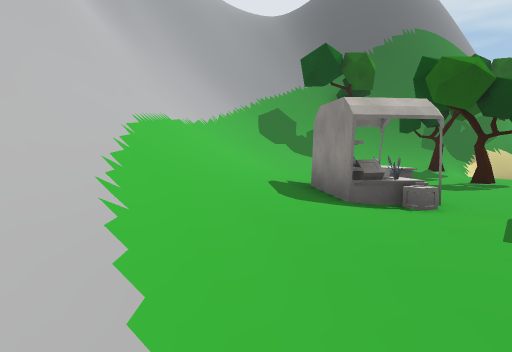
View 1 (above)

23 first-person views from a walk through a scene from a Unity 3-D project. The camera is 1.3 m above the floor, tilts 4° down and sees 70° across. The floor is counted in squares, 2 m on a side. Each view is taken from the middle of a square. On the plan, view 1 faces up. The plan holds only what a view shows up to about 11 squares ahead; the rest is blank. The place goes on beyond the plan. Some animated figures are left out. Some surface patterns are stand-ins.

View 2
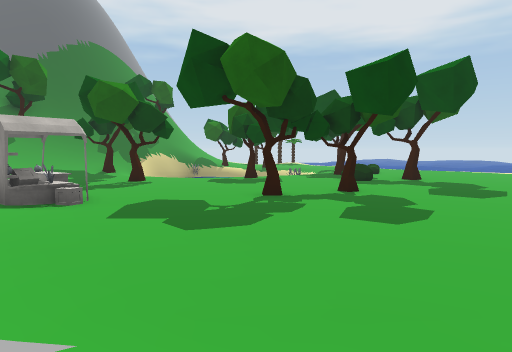

View 3
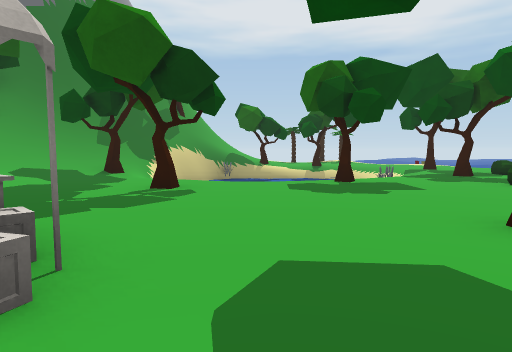

View 4
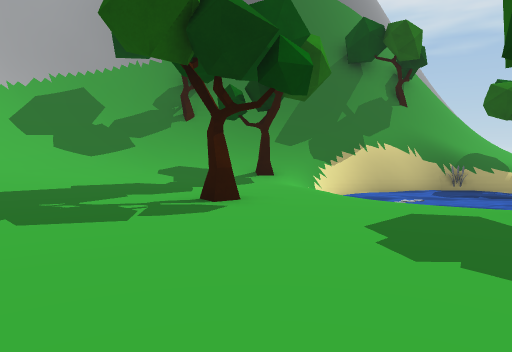

View 5
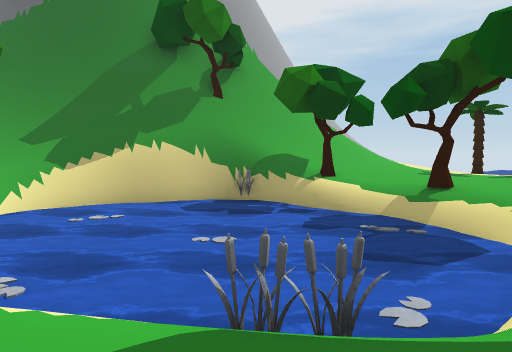

View 6
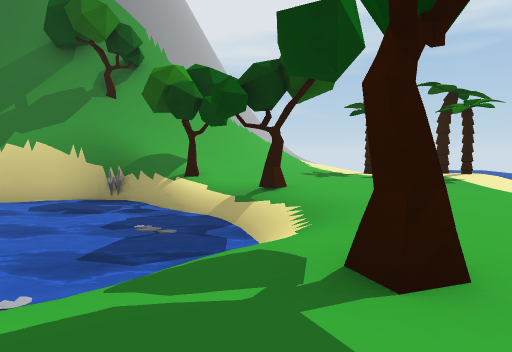

View 7
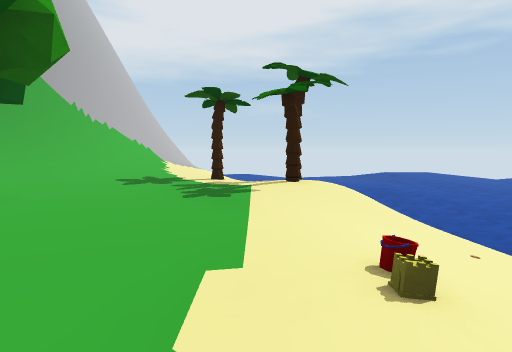

View 8
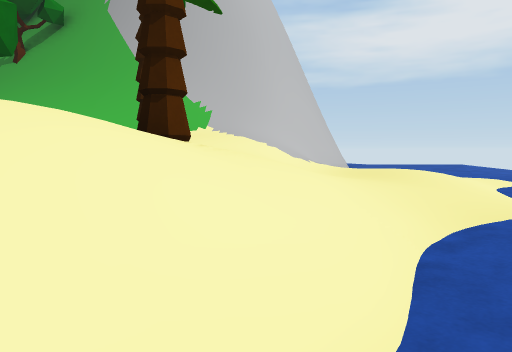

View 9
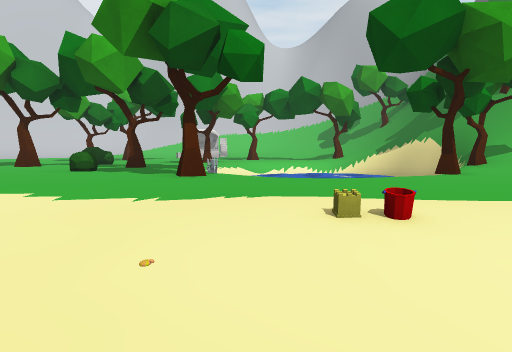

View 10
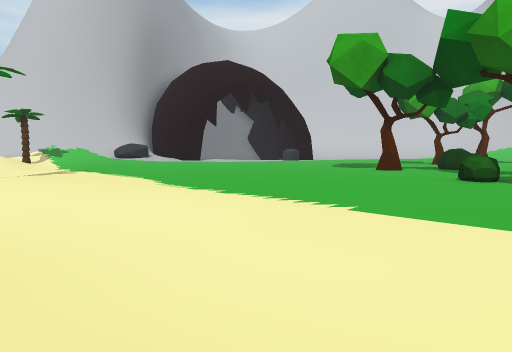

View 11
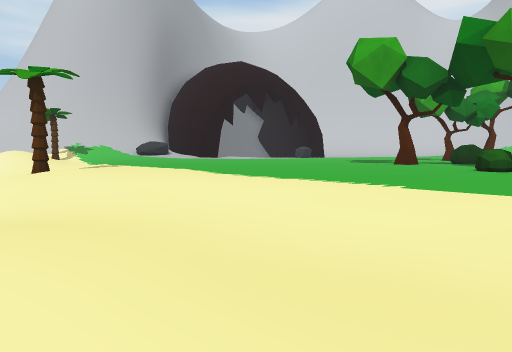

View 12
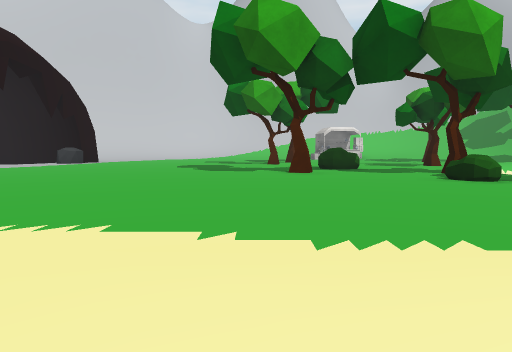

View 13
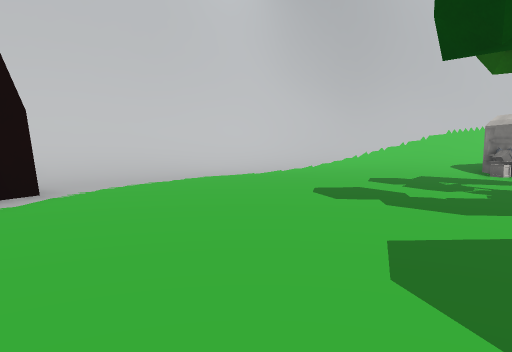

View 14
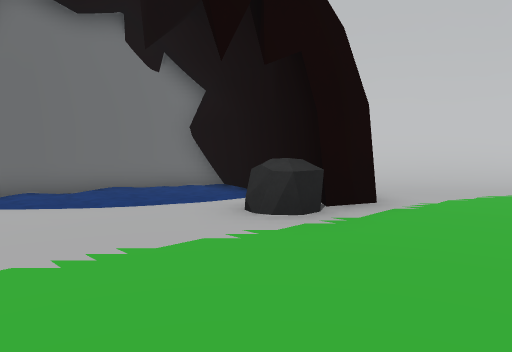

View 15
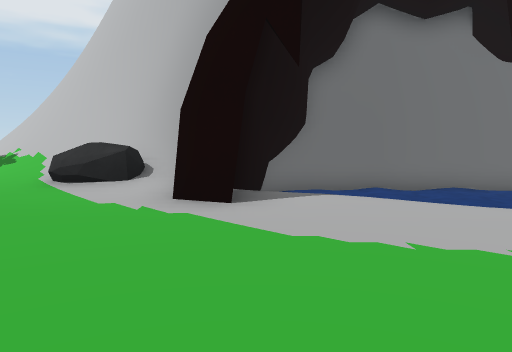

View 16
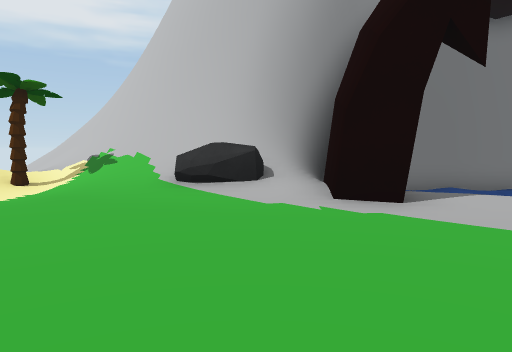

View 17
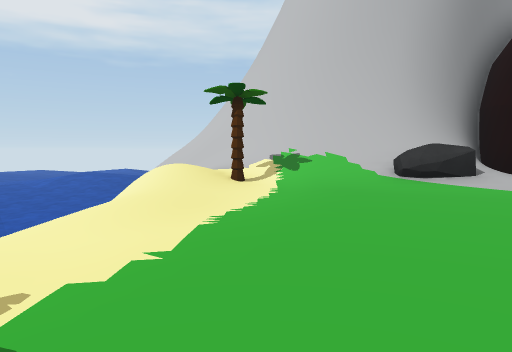

View 18
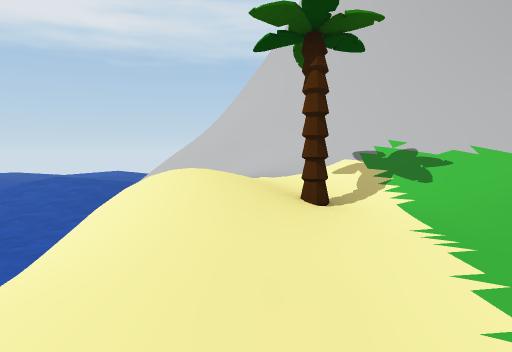

View 19
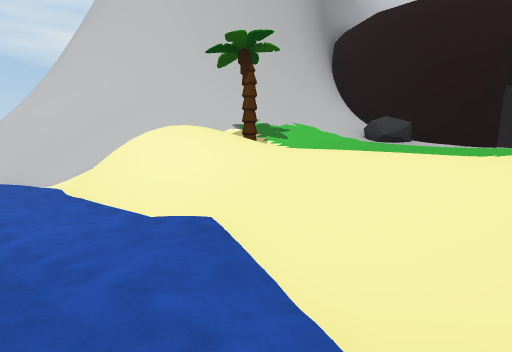

View 20
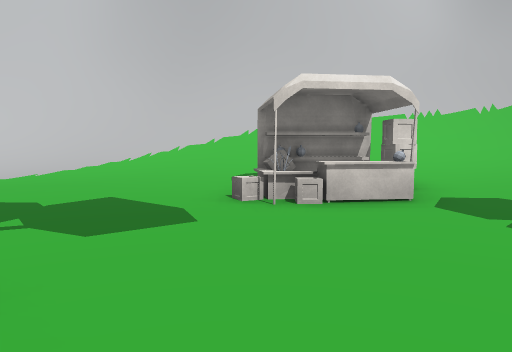

View 21
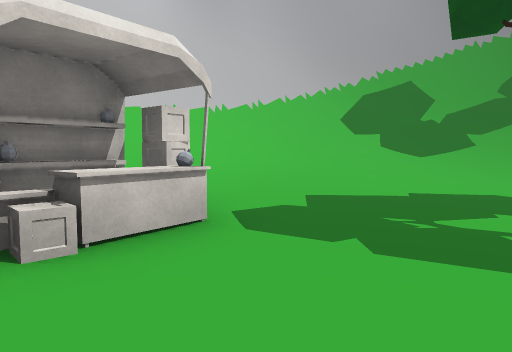

View 22
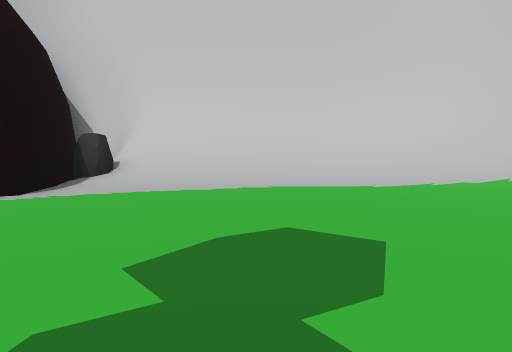

View 23
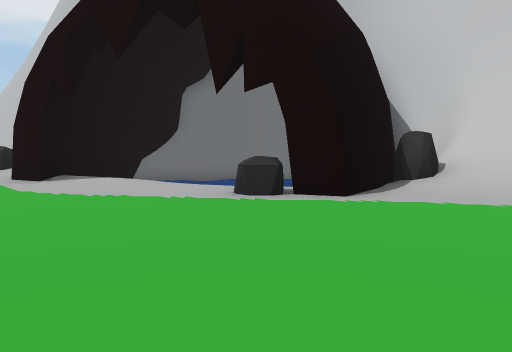

### Floor plan
Key: @ floor where view 1 was taken; # wall or solid block; . main floor; : floor 0.25 m higher than the main floor; - floor 0.25 m lower than the main floor; + floor 0.5 m higher than the main floor; _ floor 0.5 m lower than the main floor; * floor 0.75 m higher than the main floor; < floor 0.75 m lower than the main floor; % floor 1 m higher than the main floor; ( floor 1 m lower than the main floor; ! floor 1.25 m lower than the main floor; ? floor 1.5 m lower than the main floor; / step, stairs or slope; = window, fence, low wall or low ledge; ~ water the walk can cross; ≈ water the walk keeps out of; ^ raised ledge; v drop or lower ground; O other object.
Columns run from 4 left of view 1 to 22 right of it. Each row starts with its distance up from view 1.
 26                       (((
 25                       (((
 24                       (((
 23                     #  ((
 22                    ###
 21                   ^^##
 20                   ^=///
 19                  ^^////__(<
 18                 ^^///+//<<(
 17        # ^     #^=///+:///(
 16      ###O^^^^^^#////+:O.//(
 15    ###////////##///+:.::O/!
 14   ##=////////##~O/O:..:+O/!
 13  ##///////O/=~~~~≈/O..:+://
 12 ##/////*+::/~~~~≈≈≈/...:.-/
 11 #/////*+:../≈~~≈≈OO/.....-
 10 #////%+::... ~~~~~~~...:/-
  9 ##///*+:..O./ ~~~~~/...:..-
  8 ##///+::...... ≈O//.O.....
  7  #////O......O............/
  6  #///OO..........O......---
  5  #//%+O...........O.....---
  4 ##//*+:........O........---
  3 ##//*+:...O.O...O.......--
  2 #///+::.................._
  1 #///+::................../
  0 #///@::................:./
 -1 ##///:..................O
 -2  #///::..................
 -3  ##///::................
 -4   #////::..............--/(
 -5   ##///+:##O............/((
 -6    ##///O# /.:::::....../((
 -7     #///##   //##:::...//!?
 -8     ##=v#__<   ##OO+:.//=??
 -9      ####___<_ ## ///O/%v!?
-10        ##_____ #=^=///+ =!?
-11         ##____##^^^^=////!(
-12         #######    ^^^=//((
-13                      ^=///<
-14                      ^^///_
-15                       ^=/=_
-16                       ^^

Positions as (right, up) in squares from view 1, and headings:
1: (0, 0), facing up
2: (0, -2), facing up-right
3: (2, 3), facing up-right
4: (6, 4), facing up
5: (12, 6), facing up
6: (15, 6), facing up
7: (19, 8), facing up
8: (22, 14), facing up-left
9: (22, 9), facing left
10: (21, 7), facing down-left
11: (22, 7), facing down-left
12: (20, 2), facing left
13: (11, -1), facing left
14: (10, -2), facing down-left
15: (11, -2), facing down
16: (13, -2), facing down
17: (17, -1), facing down
18: (18, -5), facing down
19: (22, -4), facing down-left
20: (7, 5), facing left
21: (5, 5), facing up-left
22: (7, 2), facing down-left
23: (7, 1), facing down
